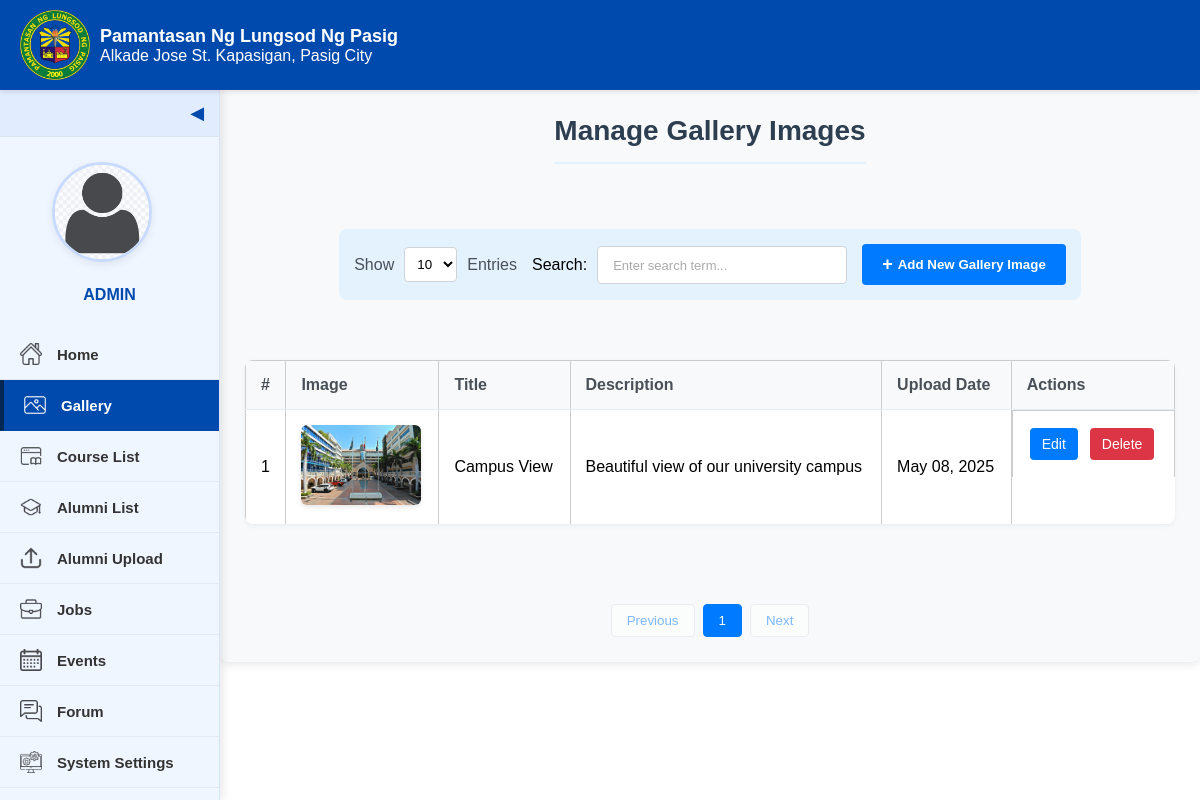
The page /admin-gallery.php on the database as committed earlier.
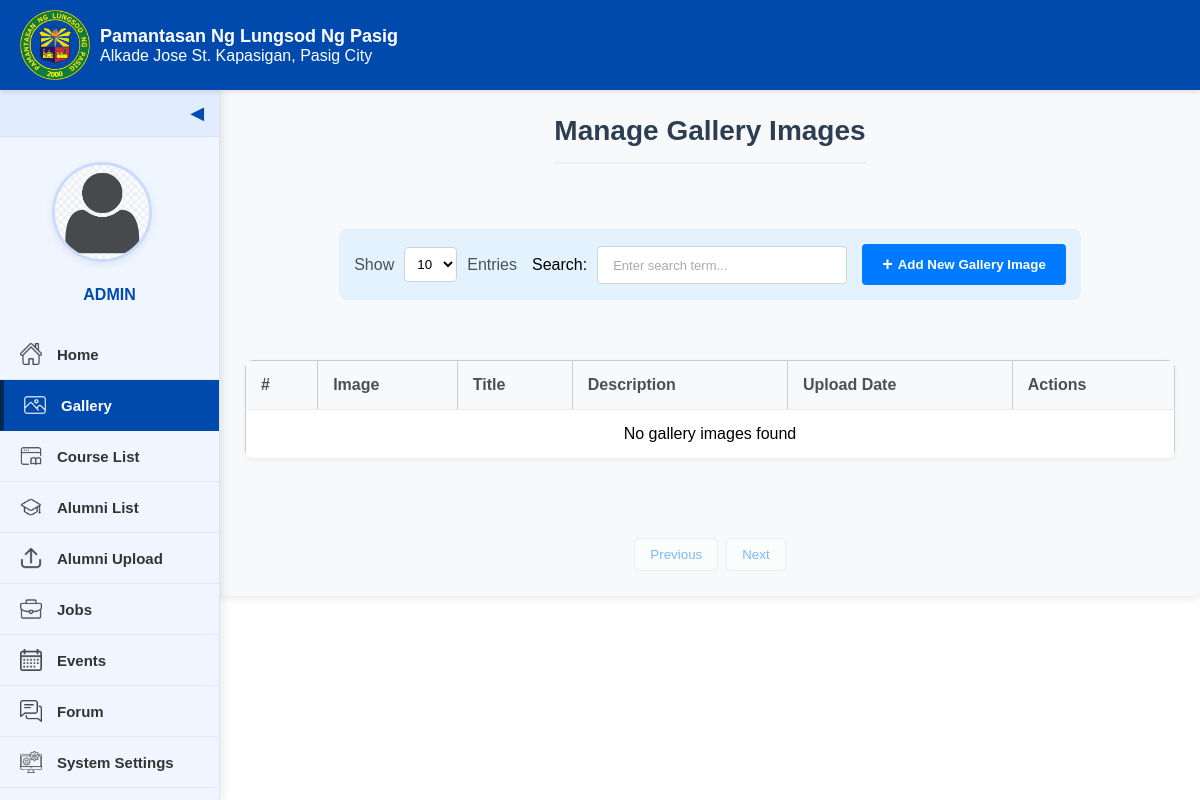
The same page on the database as committed later.
### tables this page shows
CREATE TABLE `gallery` (
  `id` int(11) NOT NULL,
  `title` varchar(255) NOT NULL,
  `description` text DEFAULT NULL,
  `image_path` varchar(255) NOT NULL,
  `upload_date` datetime DEFAULT current_timestamp()
);

### admin-gallery.php (the view, shortened to what this page needs)
<?php
include 'admin/db_connect.php';
$page = isset($_GET['page']) ? intval($_GET['page']) : 1;
$limit = isset($_GET['limit']) ? intval($_GET['limit']) : 10;
$offset = ($page - 1) * $limit;
$search = isset($_GET['search']) ? $conn->real_escape_string($_GET['search']) : '';
$search_condition = '';
$query = "SELECT * FROM gallery $search_condition ORDER BY id DESC LIMIT $limit OFFSET $offset";
$result = $conn->query($query);
$total_query = "SELECT COUNT(*) as total FROM gallery $search_condition";
$total_result = $conn->query($total_query);
$total_row = $total_result->fetch_assoc();
$total_items = $total_row['total'];
$total_pages = ceil($total_items / $limit);
?>
<!DOCTYPE html>
<html lang="en">
<head>
    <link rel="stylesheet" href="style.css">
    <link rel="stylesheet" href="css/admin-gallery.css">
</head>
<body>
    <div class="interface-header">
        <img src="images/logo.png" alt="PLP Logo" class="logo-interface">
        <div class="text">
            <div class="school-name">Pamantasan Ng Lungsod Ng Pasig</div>
            <p class="p-size">Alkade Jose St. Kapasigan, Pasig City</p>
        </div>
    </div>
    <div class="sidebar" id="sidebar">
        <div class="toggle-btn" onclick="toggleSidebar()">&#x25C0;</div>
        <div class="sidebar-content">
            <div class="profile-section">
                <a class="profile-pic">
                    <img src="images/avatar.png" alt="Profile Picture">
                </a>
                <div class="profile-name">ADMIN</div>
            </div>
            <a href="admin-home.php"><img src="images/home.png" alt="Home"><span>Home</span></a>
            <a href="admin-gallery.php" class="active"><img src="images/gallery.png" alt="Gallery"><span>Gallery</span></a>
            <a href="admin-course-list.php"><img src="images/course-list.png" alt="Course List"><span>Course List</span></a>
            <a href="admin-alumni-list.php"><img src="images/alumni_list.png" alt="Alumni List"><span>Alumni List</span></a>
            <a href="admin-alumni-upload.php"><img src="images/upload.png" alt="Alumni Upload"><span>Alumni Upload</span></a>
            <a href="admin-job.php"><img src="images/jobs.png" alt="Jobs"><span>Jobs</span></a>
            <a href="admin-event.php"> <img src="images/calendar.png" alt="Events"><span>Events</span></a>
            <a href="admin-forums.php"><img src="images/forums.png" alt="Forum"><span>Forum</span></a>
            <a href="admin-system-setting.php"><img src="images/settings.png" alt="System Settings"><span>System Settings</span></a>
            <a href="landing.php"><img src="images/log-out.png" alt="Log Out"><span>Log Out</span></a>
        </div>
    </div>
    <div class="content gallery-container">
        <div class="gallery-header">
            <h2>Manage Gallery Images</h2>
        </div>
        <div class="gallery-controls">
            <div class="entries-control">
                Show
                <select id="entries-select" onchange="changeEntriesPerPage(this.value)">
                    <option value="10" <?php echo $limit == 10 ? 'selected' : ''; ?>>10</option>
                </select>
                Entries
            </div>
            <div class="search-control">
                <label for="gallery-search">Search:</label>
                <input type="text" id="gallery-search" placeholder="Enter search term..." value="<?php echo htmlspecialchars($search); ?>">
            </div>
            <button class="add-new-btn" id="add-gallery-btn">Add New Gallery Image</button>
        </div>
        <table class="gallery-table">
            <thead>
                <tr>
                    <th>#</th>
                    <th>Image</th>
                    <th>Title</th>
                    <th>Description</th>
                    <th>Upload Date</th>
                    <th>Actions</th>
                </tr>
            </thead>
            <tbody>
                <?php
                if ($result && $result->num_rows > 0) {
                    $count = $offset + 1;
                    while ($row = $result->fetch_assoc()) {
                ?>
                <tr>
                    <td><?php echo $count++; ?></td>
                    <td><img src="<?php echo htmlspecialchars($row['image_path']); ?>" alt="Gallery Image" class="thumbnail"></td>
                    <td><?php echo htmlspecialchars($row['title']); ?></td>
                    <td><?php echo substr(htmlspecialchars($row['description']), 0, 100) . (strlen($row['description']) > 100 ? '...' : ''); ?></td>
                    <td><?php echo date('M d, Y', strtotime($row['upload_date'])); ?></td>
                    <td class="action-buttons">
                        <button class="btn btn-primary edit-btn" data-id="<?php echo $row['id']; ?>"
                                data-title="<?php echo htmlspecialchars($row['title']); ?>"
                                data-description="<?php echo htmlspecialchars($row['description']); ?>"
                                data-image="<?php echo htmlspecialchars($row['image_path']); ?>">Edit</button>
                        <button class="btn btn-danger delete-btn"
                                onclick="confirmDelete(<?php echo $row['id']; ?>)">Delete</button>
                    </td>
                </tr>
                <?php
                    }
                } else {
                ?>
                <tr>
                    <td colspan="6" style="text-align: center;">No gallery images found</td>
                </tr>
                <?php
                }
                ?>
            </tbody>
        </table>
        <div class="pagination">
            <button <?php echo $page <= 1 ? 'disabled' : ''; ?>
                    onclick="changePage(<?php echo $page - 1; ?>)">Previous</button>
            <?php for ($i = 1; $i <= $total_pages; $i++): ?>
                <button <?php echo $i == $page ? 'class="active"' : ''; ?>
                        onclick="changePage(<?php echo $i; ?>)"><?php echo $i; ?></button>
            <?php endfor; ?>
            <button <?php echo $page >= $total_pages ? 'disabled' : ''; ?>
                    onclick="changePage(<?php echo $page + 1; ?>)">Next</button>
        </div>
    </div>
</body>
</html>

### style.css (style rules this page uses)
* { margin: 0; padding: 0; box-sizing: border-box; overscroll-behavior: none; }
body { font-family: Arial, sans-serif; background-color: #ffffff; }
.text { display: flex; flex-direction: column; }
.school-name { font-size: 18px; color: #003366; font-weight: bold; }
input[type="text"], input[type="email"], input[type="password"] { padding: 8px 10px; border: 1px solid #003366; border-radius: 4px; outline: none; font-size: 14px; }
input[type="text"]::placeholder, input[type="email"]::placeholder, input[type="password"]::placeholder { color: #aaa; font-size: 13px; }
.interface-header { background-color: #004aad; color: white; padding: 10px 20px; display: flex; align-items: center; position: fixed; top: 0; left: 0; width: 100%; z-index: 100; box-shadow: 0 2px 5px rgba(0, 0, 0, 0.1); height: 90px; }
.interface-header .school-name { color: white; }
.logo-interface { height: 70px; margin-right: 10px; }
.sidebar { background-color: #f0f6ff; width: 220px; height: calc(100vh - 90px); position: fixed; top: 90px; left: 0; display: flex; flex-direction: column; transition: all 0.3s ease; z-index: 5; overflow: hidden; box-shadow: 2px 0 10px rgba(0, 0, 0, 0.1); border-right: 1px solid #d9e5f6; }
.sidebar-content { width: 100%; display: flex; flex-direction: column; align-items: center; max-height: calc(100vh - 90px); overflow-y: auto; padding: 0 0 20px 0; -ms-overflow-style: none; scrollbar-width: none; }
.profile-section { display: flex; flex-direction: column; align-items: center; margin: 25px 0; padding: 0 10px; width: 100%; }
.profile-pic { position: relative; margin-bottom: 15px; text-align: center; width: 100%; }
.profile-pic img { width: 100px; height: 100px; border-radius: 50%; cursor: pointer; object-fit: cover; border: 3px solid #b7d0ff; transition: all 0.3s ease; box-shadow: 0 3px 10px rgba(0, 0, 0, 0.1); }
.profile-name { margin-top: 5px; font-size: 16px; font-weight: bold; color: #004aad; text-align: center; transition: all 0.3s ease; }
.toggle-btn { background-color: #e1ecff; color: #004aad; width: 100%; text-align: right; padding: 12px 15px; cursor: pointer; font-size: 18px; border-bottom: 1px solid #d9e5f6; transition: all 0.3s ease; }
.sidebar-content a { display: flex; align-items: center; width: 100%; color: #333; text-decoration: none; padding: 14px 20px; font-weight: bold; transition: all 0.3s ease; border-bottom: 1px solid rgba(0, 0, 0, 0.05); }
.profile-section .profile-pic { display: block; width: 100%; padding: 0; margin-bottom: 15px; text-align: center; border-bottom: none; }
.sidebar-content .profile-section a.profile-pic { display: block; text-align: center; padding: 0; border-bottom: none; width: 100%; }
.sidebar-content a img { width: 22px; height: 22px; margin-right: 15px; transition: all 0.3s ease; opacity: 0.7; }
.sidebar-content a span { transition: all 0.3s ease; font-size: 15px; }
.sidebar-content a.active { background-color: #004aad; color: white; border-left: 4px solid #002855; }
.sidebar-content a.active img { filter: brightness(0) invert(1); opacity: 1; }
.sidebar:not(.collapsed) .profile-pic img { width: 100px; height: 100px; border-width: 3px; }
.gallery-container { display: flex; justify-content: center; gap: 40px; flex-wrap: wrap; padding: 0 40px; }
.content { margin-left: 220px; padding: 20px; margin-top: 90px; }
table { width: 100%; border-collapse: collapse; background: white; }
table th, table td { border: 1px solid #ccc; padding: 10px; text-align: center; }
table th { background-color: #d9e5f6; }
.pagination { display: flex; justify-content: center; align-items: center; margin-top: 15px; gap: 10px; }
.pagination button { padding: 5px 10px; background-color: #d9e5f6; border: none; border-radius: 3px; cursor: pointer; }
table img { width: 80px; height: 80px; object-fit: cover; }
.save-btn, .edit-btn, .delete-btn { padding: 6px 12px; margin: 2px; border: none; border-radius: 4px; font-weight: bold; cursor: pointer; display: inline-block; text-align: center; font-size: 14px; }
.edit-btn { background-color: #28a745; color: white; }
.delete-btn { background-color: #dc3545; color: white; }
.edit-btn { cursor: pointer; }

Rows that differ between the two databases and show on the page:
removed gallery: image_path (picture), title "Campus View", description "Beautiful view of our university campus", upload_date "May 08, 2025"
Other text that changed with them:
text now shown: "No gallery images found"
list line gone: "1"
